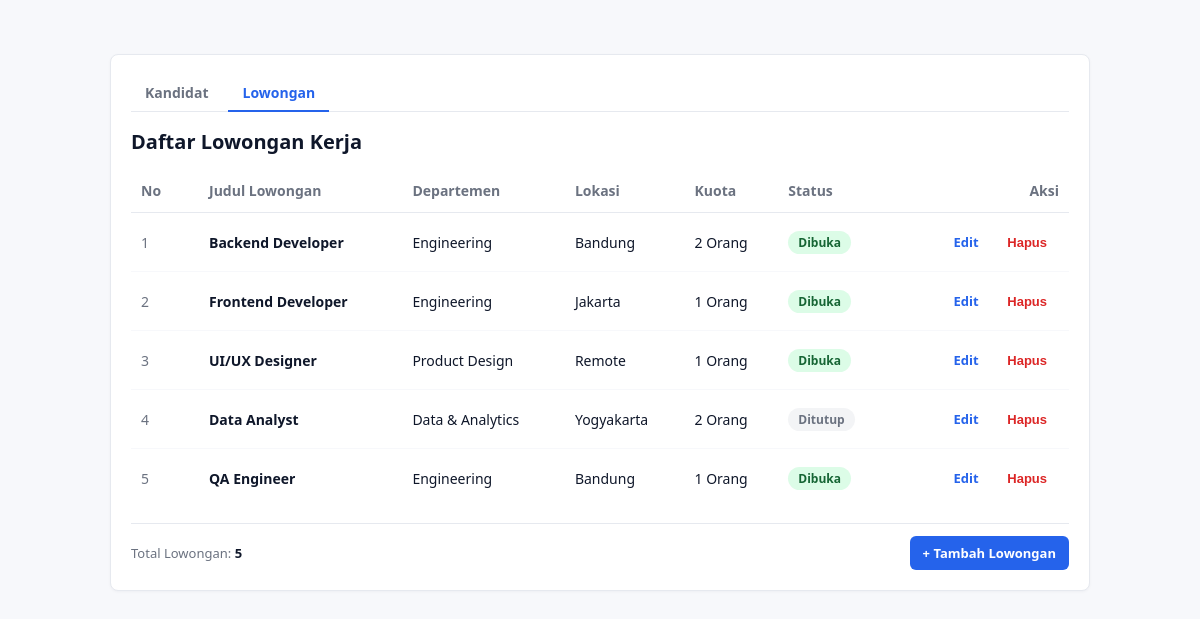
The page /project/index.php?page=lowongan on the database its author committed.
### tables this page shows
CREATE TABLE IF NOT EXISTS `lowongan` (
  `id` int(11) NOT NULL AUTO_INCREMENT,
  `judul` varchar(100) NOT NULL,
  `departemen` varchar(100) NOT NULL,
  `lokasi` varchar(100) NOT NULL,
  `kuota` int(11) NOT NULL DEFAULT 1,
  `status` varchar(20) NOT NULL DEFAULT 'Dibuka',
  PRIMARY KEY (`id`)
);

### project/models/DB.php (called while the page is built, shortened)
<?php
class DB {
    private string $host = "localhost";
    private string $db_name = "mvp_kandidat_db";
    private string $username = "root";
    private string $password = "";
    private ?PDO $conn = null;
    private ?PDOStatement $result = null;
    public function __construct(
        string $host = "localhost",
        string $db_name = "mvp_kandidat_db",
        string $username = "root",
        string $password = ""
    ) {
        $this->host = $host;
        $this->db_name = $db_name;
        $this->username = $username;
        $this->password = $password;
        $this->conn = $this->connect();
    }
    public function connect(): PDO {
        try {
            $dsn = "mysql:host={$this->host};dbname={$this->db_name};charset=utf8mb4";
            $options = [
                PDO::ATTR_ERRMODE => PDO::ERRMODE_EXCEPTION,
                PDO::ATTR_DEFAULT_FETCH_MODE => PDO::FETCH_ASSOC,
                PDO::ATTR_EMULATE_PREPARES => false,
            ];
            return new PDO($dsn, $this->username, $this->password, $options);
        } catch (PDOException $e) {
            throw new RuntimeException("Koneksi Database Gagal: " . $e->getMessage(), 0, $e);
        }
    }
    public function executeQuery(string $query, array $params = []): PDOStatement {
        try {
            $stmt = $this->conn->prepare($query);
            $stmt->execute($params);
            $this->result = $stmt;
            return $stmt;
        } catch (PDOException $e) {
            throw new RuntimeException("Query Gagal: " . $e->getMessage(), 0, $e);
        }
    }
    public function getAllResult(): array {
        return $this->result->fetchAll(PDO::FETCH_ASSOC);
    }
}
?>

### project/models/TabelLowongan.php (called while the page is built, shortened)
<?php
require_once __DIR__ . '/DB.php';
require_once __DIR__ . '/Lowongan.php';
class TabelLowongan extends DB implements KontrakModelLowongan {
    private function mapRowToLowongan(array $row): Lowongan {
        return new Lowongan(
            (int)$row['id'],
            $row['judul'],
            $row['departemen'],
            $row['lokasi'],
            (int)$row['kuota'],
            $row['status']
        );
    }
    public function getAllLowongan(): array {
        $query = "SELECT * FROM lowongan ORDER BY id ASC";
        $this->executeQuery($query);
        $rows = $this->getAllResult();
        $list = [];
        foreach ($rows as $row) {
            $list[] = $this->mapRowToLowongan($row);
        }
        return $list;
    }
}
?>

### project/models/Lowongan.php (called while the page is built, shortened)
<?php
class Lowongan {
    private ?int $id;
    private string $judul;
    private string $departemen;
    private string $lokasi;
    private int $kuota;
    private string $status;
    public function __construct(
        ?int $id,
        string $judul,
        string $departemen,
        string $lokasi,
        int $kuota,
        string $status
    ) {
        $this->id = $id;
        $this->judul = $judul;
        $this->departemen = $departemen;
        $this->lokasi = $lokasi;
        $this->kuota = $kuota;
        $this->status = $status;
    }
    public function getId(): ?int { return $this->id; }
    public function getJudul(): string { return $this->judul; }
    public function getDepartemen(): string { return $this->departemen; }
    public function getLokasi(): string { return $this->lokasi; }
    public function getKuota(): int { return $this->kuota; }
    public function getStatus(): string { return $this->status; }
}
?>

### project/views/ViewLowongan.php (called while the page is built, shortened)
<?php
class ViewLowongan implements KontrakView {
    private string $skinPath;
    public function __construct(string $skinPath = '', string $formPath = '') {
        $this->skinPath = $skinPath ?: __DIR__ . '/../template/skin_lowongan.html';
    }
    public function renderDaftar(string $tableRowsHtml, int $totalData): string {
        $template = file_get_contents($this->skinPath);
        $tokens = [
            '{{TABLE_ROWS}}' => $tableRowsHtml,
            '{{TOTAL_DATA}}' => (string)$totalData,
        ];
        return str_replace(array_keys($tokens), array_values($tokens), $template);
    }
}
?>

### project/presenters/PresenterLowongan.php (the view, shortened to what this page needs)
<?php
class PresenterLowongan implements KontrakPresenterLowongan {
    private KontrakModelLowongan $model;
    private KontrakView $view;
    public function __construct(KontrakModelLowongan $model, KontrakView $view) {
        $this->model = $model;
        $this->view = $view;
    }
    private function buildRowHtml(int $no, Lowongan $lowongan): string {
        $id = (int)$lowongan->getId();
        $judul = htmlspecialchars($lowongan->getJudul());
        $departemen = htmlspecialchars($lowongan->getDepartemen());
        $lokasi = htmlspecialchars($lowongan->getLokasi());
        $kuota = number_format($lowongan->getKuota()) . ' Orang';
        $status = htmlspecialchars($lowongan->getStatus());
        $badgeClass = ($lowongan->getStatus() === 'Dibuka') ? 'badge-open' : 'badge-closed';
        return "<tr>
            <td class='col-id'>{$no}</td>
            <td><strong>{$judul}</strong></td>
            <td>{$departemen}</td>
            <td>{$lokasi}</td>
            <td>{$kuota}</td>
            <td><span class='badge {$badgeClass}'>{$status}</span></td>
            <td class='col-actions'>
                <a href='index.php?page=lowongan&screen=edit&id={$id}' class='btn btn-edit'>Edit</a>
                <form method='post' action='index.php' style='display:inline;' onsubmit=\"return confirm('Hapus lowongan ini?')\">
                    <input type='hidden' name='page' value='lowongan'>
                    <input type='hidden' name='action' value='hapus'>
                    <input type='hidden' name='id' value='{$id}'>
                    <button type='submit' class='btn btn-delete'>Hapus</button>
                </form>
            </td>
        </tr>";
    }
    public function tampilkanLowongan(): string {
        $listLowongan = $this->model->getAllLowongan();
        $totalLowongan = count($listLowongan);
        $rowsHtml = '';
        if (empty($listLowongan)) {
            $rowsHtml = '<tr><td colspan="7" style="text-align:center;color:#6b7280;padding:24px;">Belum ada data lowongan.</td></tr>';
        } else {
            $no = 1;
            foreach ($listLowongan as $lowongan) {
                $rowsHtml .= $this->buildRowHtml($no, $lowongan);
                $no++;
            }
        }
        return $this->view->renderDaftar($rowsHtml, $totalLowongan);
    }
}
?>

### project/index.php (shortened to what this page needs)
<?php
require_once __DIR__ . '/models/TabelLowongan.php';
require_once __DIR__ . '/views/ViewLowongan.php';
require_once __DIR__ . '/presenters/PresenterLowongan.php';
$page = $_GET['page'] ?? $_POST['page'] ?? 'kandidat';
if ($page === 'lowongan') {
    $model     = new TabelLowongan('localhost', 'mvp_kandidat_db', 'root', '');
    $view      = new ViewLowongan();
    $presenter = new PresenterLowongan($model, $view);
    $screen = $_GET['screen'] ?? 'list';
    if ($screen === 'add') {
        echo $presenter->tampilkanFormLowongan();
    } elseif ($screen === 'edit' && isset($_GET['id'])) {
        echo $presenter->tampilkanFormLowongan((int)$_GET['id']);
    } else {
        echo $presenter->tampilkanLowongan();
    }
}
?>

### rows shown on the page
lowongan: id "Kandidat Lowongan Daftar Lowongan Kerja No Judul Lowongan Departemen Lokasi Kuota Status Aksi Total Lowongan: 5 + Tambah Lowongan", no "5", judul "QA Engineer", departemen "Engineering", lokasi "Bandung", kuota "1 Orang", status "Dibuka"
lowongan: no "1", judul "Backend Developer", departemen "Engineering", lokasi "Bandung", kuota "2 Orang", status "Dibuka"
lowongan: no "2", judul "Frontend Developer", departemen "Engineering", lokasi "Jakarta", kuota "1 Orang", status "Dibuka"
lowongan: no "3", judul "UI/UX Designer", departemen "Product Design", lokasi "Remote", kuota "1 Orang", status "Dibuka"
lowongan: no "4", judul "Data Analyst", departemen "Data & Analytics", lokasi "Yogyakarta", kuota "2 Orang", status "Ditutup"
